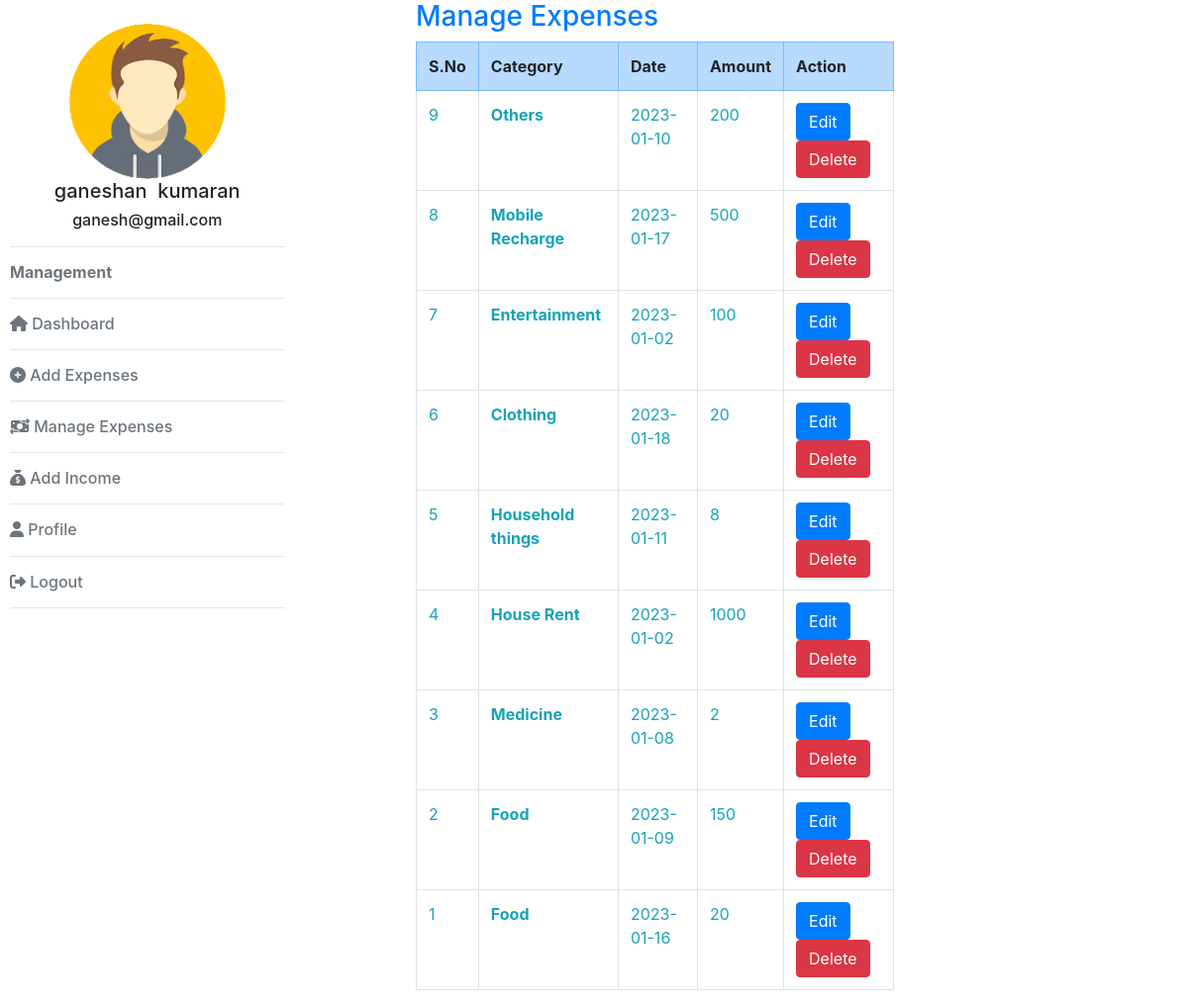
The app's page /manage_expense.php (signed in) with its own data.
### tables this page shows
CREATE TABLE `register` (
  `id` int(11) NOT NULL,
  `first_name` varchar(30) NOT NULL,
  `last_name` varchar(30) NOT NULL,
  `email` varchar(30) NOT NULL,
  `password` varchar(30) NOT NULL,
  `register_time` timestamp NOT NULL DEFAULT current_timestamp() ON UPDATE current_timestamp()
);

CREATE TABLE `expenses` (
  `id` int(11) NOT NULL,
  `email` varchar(30) NOT NULL,
  `amount` int(30) NOT NULL,
  `date` varchar(30) NOT NULL,
  `category` varchar(30) NOT NULL,
  `reading_time` timestamp NOT NULL DEFAULT current_timestamp() ON UPDATE current_timestamp()
);

### manage_expense.php (the view, shortened to what this page needs)
<!DOCTYPE html>
<html>
<head>
	<link rel="stylesheet" href="https://cdnjs.cloudflare.com/ajax/libs/animate.css/4.1.1/animate.min.css" />
  <link rel="stylesheet" href="https://cdn.jsdelivr.net/npm/bootstrap@4.6.2/dist/css/bootstrap.min.css">
  <link rel="stylesheet" href="https://cdnjs.cloudflare.com/ajax/libs/font-awesome/6.2.1/css/all.min.css" />
</head>
<body>
		<?php
		include('leftbar.php');
		?>
		<div class="col-md-5 offset-md-1">
			<h3 class="text-primary">Manage Expenses</h3>
			<div class="table-responsive">
			<table class="table table-hover table-bordered">
				<tr class="table-primary">
					<th>S.No</th>
					<th>Category</th>
					<th>Date</th>
					<th>Amount</th>
					<th>Action</th>
				</tr>
				<?php
				include('dbconnection.php');
				$email=$_SESSION["email"];
				$sql="select * from expenses where email='$email' order by id desc";
				$result=mysqli_query($con,$sql);
				if(mysqli_num_rows($result)>0)
				{
					while($row=mysqli_fetch_assoc($result))
					{
						?>
						<tr>
						<td class="text-info"><?php echo $row["id"]; ?></td>
						<td class="font-weight-bold text-info"><?php echo $row["category"]; ?></td>
						<td class="text-info"><?php echo $row["date"]; ?></td>
						<td class="text-info"><?php echo $row["amount"]; ?></td>
						<td>
							<a href="expense_edit.php?id=<?php echo $row['id']; ?>" class="btn btn-primary">Edit</a>
							<a href="expense_delete.php?id=<?php echo $row['id']; ?>" class="btn btn-danger">Delete</a>
						</td>
					</tr>
						<?php
					}
				}
				?>
			</table>
		</div>
	</div>
</body>
</html>

### leftbar.php
<?php
include('dbconnection.php');
$email=$_SESSION["email"];
$sql="select * from register where email='$email'";
$result=mysqli_query($con,$sql);
$row=mysqli_fetch_assoc($result);
?>
<div class="row">
	<div class="col-md-3" style="margin-left:10px;">
		<br>
		<img src="images/avatar1.png" class="img-fluid">
		<h5 class="text-center"><?php echo $row["first_name"]; ?>&nbsp;&nbsp;<?php echo $row["last_name"]; ?></h5>
		<h6 class="text-center"><?php echo $row["email"]; ?></h6>
		<hr>
		<h6 class="text-secondary font-weight-bold">Management</h6><hr>
		<h6 class="text-secondary"><a href="dashboard.php" class="text-decoration-none text-secondary"><i class="fa-solid fa-house"></i> Dashboard</a></h6><hr>
		<h6 class="text-secondary"><a href="add_expense.php" class="text-decoration-none text-secondary"><i class="fa-solid fa-circle-plus"></i> Add Expenses</a></h6><hr>
		<h6 class="text-secondary"><a href="manage_expense.php" class="text-decoration-none text-secondary"><i class="fa-solid fa-money-bill-transfer"></i> Manage Expenses</a></h6><hr>
		<h6 class="text-secondary"><a href="add_income.php" class="text-decoration-none text-secondary"><i class="fa-solid fa-sack-dollar"></i> Add Income</a></h6><hr>
		<h6 class="text-secondary"><a href="profile.php" class="text-decoration-none text-secondary"><i class="fa-solid fa-user"></i> Profile</a></h6><hr>
		<h6 class="text-secondary"><a href="logout.php" class="text-decoration-none text-secondary"><i class="fa-solid fa-right-from-bracket"></i> Logout</a></h6><hr>
	</div>

### records on screen
register: first_name "ganeshan", last_name "kumaran", email "ganesh@gmail.com"
expenses: id "9", category "Others", date "2023-01-10", amount "200"
expenses: id "8", category "Mobile Recharge", date "2023-01-17", amount "500"
expenses: id "7", category "Entertainment", date "2023-01-02", amount "100"
expenses: id "6", category "Clothing", date "2023-01-18", amount "20"
expenses: id "5", category "Household things", date "2023-01-11", amount "8"
expenses: id "4", category "House Rent", date "2023-01-02", amount "1000"
expenses: id "3", category "Medicine", date "2023-01-08", amount "2"
expenses: id "2", category "Food", date "2023-01-09", amount "150"
expenses: id "1", category "Food", date "2023-01-16", amount "20"
